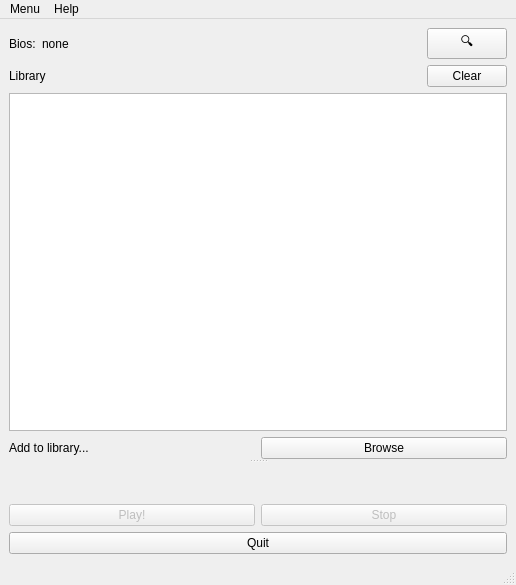
<?xml version="1.0" encoding="UTF-8"?>
<ui version="4.0">
 <class>MainWindow</class>
 <widget class="QMainWindow" name="MainWindow">
  <property name="geometry">
   <rect>
    <x>0</x>
    <y>0</y>
    <width>516</width>
    <height>585</height>
   </rect>
  </property>
  <property name="windowTitle">
   <string>MainWindow</string>
  </property>
  <widget class="QWidget" name="centralwidget">
   <layout class="QVBoxLayout" name="verticalLayout_3">
    <item>
     <widget class="QSplitter" name="splitter">
      <property name="sizePolicy">
       <sizepolicy hsizetype="Expanding" vsizetype="Preferred">
        <horstretch>0</horstretch>
        <verstretch>0</verstretch>
       </sizepolicy>
      </property>
      <property name="orientation">
       <enum>Qt::Vertical</enum>
      </property>
      <widget class="QWidget" name="layoutWidget">
       <layout class="QVBoxLayout" name="verticalLayout_2">
        <item>
         <layout class="QHBoxLayout" name="horizontalLayout_2">
          <item>
           <widget class="QLabel" name="label">
            <property name="text">
             <string>Bios:</string>
            </property>
           </widget>
          </item>
          <item>
           <widget class="QLabel" name="label_2">
            <property name="sizePolicy">
             <sizepolicy hsizetype="Expanding" vsizetype="Preferred">
              <horstretch>0</horstretch>
              <verstretch>0</verstretch>
             </sizepolicy>
            </property>
            <property name="text">
             <string>none</string>
            </property>
           </widget>
          </item>
          <item>
           <widget class="QPushButton" name="pushButton_browseBios">
            <property name="font">
             <font>
              <family>MS Shell Dlg 2</family>
              <pointsize>10</pointsize>
              <weight>50</weight>
              <italic>false</italic>
              <bold>false</bold>
              <underline>false</underline>
              <strikeout>false</strikeout>
              <stylestrategy>PreferDefault</stylestrategy>
              <kerning>true</kerning>
             </font>
            </property>
            <property name="text">
             <string>🔍</string>
            </property>
           </widget>
          </item>
         </layout>
        </item>
        <item>
         <layout class="QHBoxLayout" name="horizontalLayout_4">
          <item>
           <widget class="QLabel" name="label_library">
            <property name="sizePolicy">
             <sizepolicy hsizetype="Expanding" vsizetype="Preferred">
              <horstretch>0</horstretch>
              <verstretch>0</verstretch>
             </sizepolicy>
            </property>
            <property name="text">
             <string>Library</string>
            </property>
           </widget>
          </item>
          <item>
           <widget class="QPushButton" name="pushButton_clearLibrary">
            <property name="text">
             <string>Clear</string>
            </property>
           </widget>
          </item>
         </layout>
        </item>
        <item>
         <widget class="QListWidget" name="listWidget_gameLibrary"/>
        </item>
        <item>
         <layout class="QHBoxLayout" name="horizontalLayout">
          <item>
           <widget class="QLabel" name="label_loadFile">
            <property name="text">
             <string>Add to library...</string>
            </property>
           </widget>
          </item>
          <item>
           <widget class="QPushButton" name="pushButton_loadFile">
            <property name="text">
             <string>Browse</string>
            </property>
           </widget>
          </item>
         </layout>
        </item>
       </layout>
      </widget>
      <widget class="QWidget" name="layoutWidget">
       <layout class="QVBoxLayout" name="verticalLayout">
        <item>
         <spacer name="verticalSpacer">
          <property name="orientation">
           <enum>Qt::Vertical</enum>
          </property>
          <property name="sizeType">
           <enum>QSizePolicy::Expanding</enum>
          </property>
          <property name="sizeHint" stdset="0">
           <size>
            <width>20</width>
            <height>10</height>
           </size>
          </property>
         </spacer>
        </item>
        <item>
         <layout class="QHBoxLayout" name="horizontalLayout_3">
          <item>
           <widget class="QPushButton" name="pushButton_play">
            <property name="enabled">
             <bool>false</bool>
            </property>
            <property name="text">
             <string>Play!</string>
            </property>
            <property name="checkable">
             <bool>false</bool>
            </property>
           </widget>
          </item>
          <item>
           <widget class="QPushButton" name="pushButton_stop">
            <property name="enabled">
             <bool>false</bool>
            </property>
            <property name="text">
             <string>Stop</string>
            </property>
           </widget>
          </item>
         </layout>
        </item>
        <item>
         <widget class="QPushButton" name="pushButton_quit">
          <property name="text">
           <string>Quit</string>
          </property>
         </widget>
        </item>
       </layout>
      </widget>
     </widget>
    </item>
   </layout>
  </widget>
  <widget class="QMenuBar" name="menubar">
   <property name="geometry">
    <rect>
     <x>0</x>
     <y>0</y>
     <width>516</width>
     <height>20</height>
    </rect>
   </property>
   <widget class="QMenu" name="menu">
    <property name="title">
     <string>Menu</string>
    </property>
    <addaction name="actionPlay"/>
    <addaction name="actionInput"/>
    <addaction name="actionQuit"/>
   </widget>
   <widget class="QMenu" name="menuHelp">
    <property name="title">
     <string>Help</string>
    </property>
    <addaction name="actionAbout"/>
    <addaction name="actionAbout_qt"/>
   </widget>
   <addaction name="menu"/>
   <addaction name="menuHelp"/>
  </widget>
  <widget class="QStatusBar" name="statusbar"/>
  <action name="actionAbout_qt">
   <property name="text">
    <string>About Qt</string>
   </property>
  </action>
  <action name="actionQuit">
   <property name="text">
    <string>Quit</string>
   </property>
  </action>
  <action name="actionPlay">
   <property name="enabled">
    <bool>false</bool>
   </property>
   <property name="text">
    <string>Play!</string>
   </property>
  </action>
  <action name="actionAbout">
   <property name="text">
    <string>About</string>
   </property>
  </action>
  <action name="actionInput">
   <property name="enabled">
    <bool>false</bool>
   </property>
   <property name="text">
    <string>Settings</string>
   </property>
  </action>
  <action name="actionGraphics">
   <property name="enabled">
    <bool>false</bool>
   </property>
   <property name="text">
    <string>Graphics</string>
   </property>
  </action>
  <action name="actionAudio">
   <property name="enabled">
    <bool>false</bool>
   </property>
   <property name="text">
    <string>Audio</string>
   </property>
  </action>
  <action name="actionWebsite">
   <property name="text">
    <string>Website ↗</string>
   </property>
  </action>
 </widget>
 <resources/>
 <connections/>
</ui>
